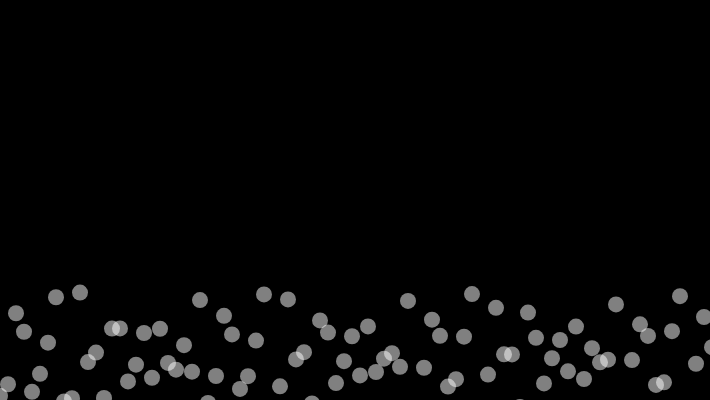
Frame 1 (no input)
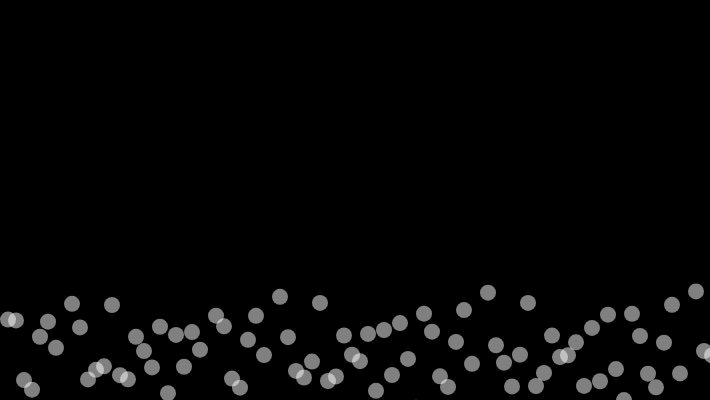
Frame 60 (no input)
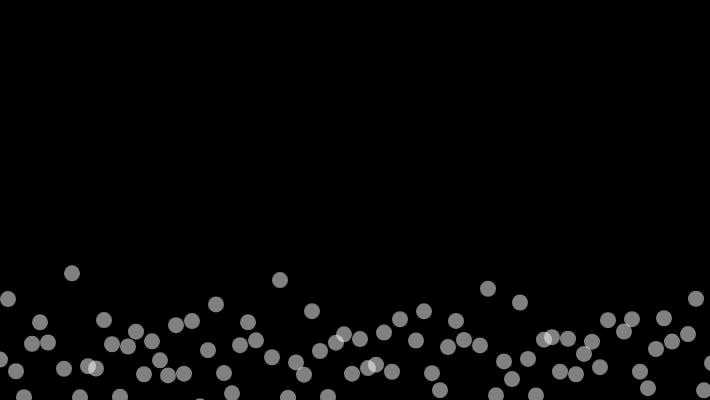
Frame 120 (the mouse pressed at the canvas centre since frame 60)

The p5.js sketch that drew these frames (run headless with seeded random() and noise() and a simulated clock; from frame 60 on, the mouse is pressed at the canvas centre):

// p5.js sketch
// ── sketch.js
let xspacing = 8; // Distance between each horizontal location
let w; // Width of entire wave
let maxwaves = 4; // total # of waves to add together

let theta = 0.0;
let amplitude = new Array(maxwaves); // Height of wave
// Value for incrementing X, to be calculated
// as a function of period and xspacing
let dx = new Array(maxwaves);
// Using an array to store height values
// for the wave (not entirely necessary)
let yvalues;

function setup() {
  createCanvas(710, 400);
  frameRate(30);
  colorMode(RGB, 255, 255, 255, 100);
  w = width + 16;

  for (let i = 0; i < maxwaves; i++) {
    //amplitude[i] = random(10, 30);
    amplitude[i] = 100.0*random(0.1, 0.3);
    //let period = random(100, 300); // Num pixels before wave repeats
    let period = 100.0*random(0.0, 1.0); // Num pixels before wave repeats
    dx[i] = (TWO_PI / period) * xspacing;
  }

  yvalues = new Array(floor(w / xspacing));
}

function draw() {
  background(0);
  calcWave();
  renderWave();
}

function calcWave() {
  // Increment theta (try different values
  // for 'angular velocity' here
  theta += 0.02;

  // Set all height values to zero
  for (let i = 0; i < yvalues.length; i++) {
    yvalues[i] = 0;
  }

  // Accumulate wave height values
  for (let j = 0; j < maxwaves; j++) {
    let x = theta;
    for (let i = 0; i < yvalues.length; i++) {
      // Every other wave is cosine instead of sine
      if (j % 2 == 0) yvalues[i] += sin(x) * amplitude[j];
      else yvalues[i] += cos(x) * amplitude[j];
      x += dx[j];
    }
  }
}

function renderWave() {
  // A simple way to draw the wave with an ellipse at each location
  noStroke();
  fill(255, 50);
  ellipseMode(CENTER);
  for (let x = 0; x < yvalues.length; x++) {
    ellipse(x * xspacing, width / 2 + yvalues[x], 16, 16);
  }
}
